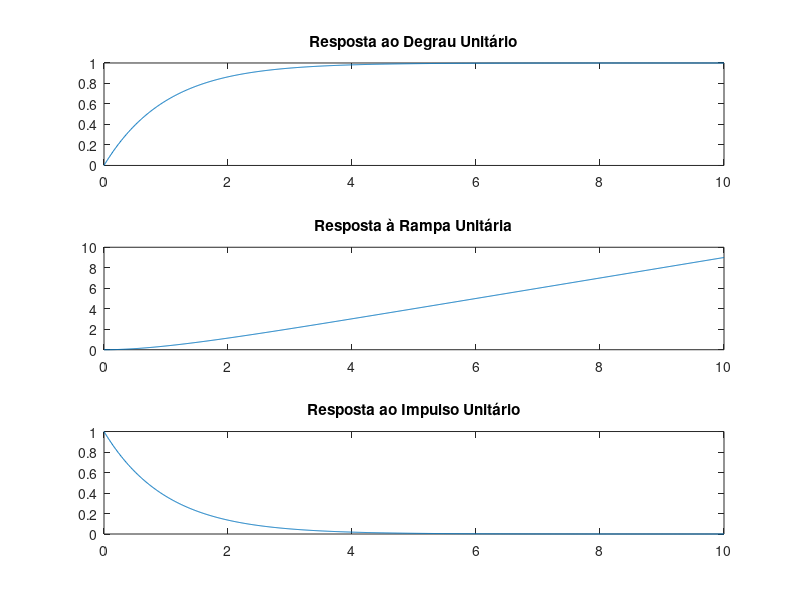

Here is the MATLAB script that generated this plot:
clear all
close all

pkg load control

% Modelo matematico no Dominio da frequencia
% G(s) = 1/Ts+1 -> sendo T a constante de tempo do sistema

% ---------------- Sinais de entrada ----------------
% Sinal degrau: R(s) = 1/s
% Sinal Rampa: R(s) = 1/s^2
% Sinal impulso: R(s) = 1

 % ----- Transformada inversa de Laplace e resposta no dominio do tempo ------------
 
% Sinal degrau: c{t) = 1 = e^-(t/T)
% Sinal Rampa: c(t) = t - T + T * e^-(t/T)
% Sinal impulso: c(t) = 1/T * e^-(t/T)


% Constante de tempo T
T = 1; 

% Definindo a funcao de transferencia
s = tf('s');
G = 1/(T*s + 1);

% Tempo para simular a resposta do sistema ao longo do tempo (10seg)
t = 0:0.01:10; 

% Resposta ao degrau unitario
[ystep, tstep] = step(G, t);

% Resposta a rampa unitaria
yramp = lsim(G, t, t);

% Resposta ao impulso unitario
[yimpulse, timpulse] = impulse(G, t);

% Plotagem das respostas
figure;
subplot(3,1,1);
plot(tstep, ystep);
title('Resposta ao Degrau Unitário');

subplot(3,1,2);
plot(t, yramp);
title('Resposta à Rampa Unitária');

subplot(3,1,3);
plot(timpulse, yimpulse);
title('Resposta ao Impulso Unitário');
